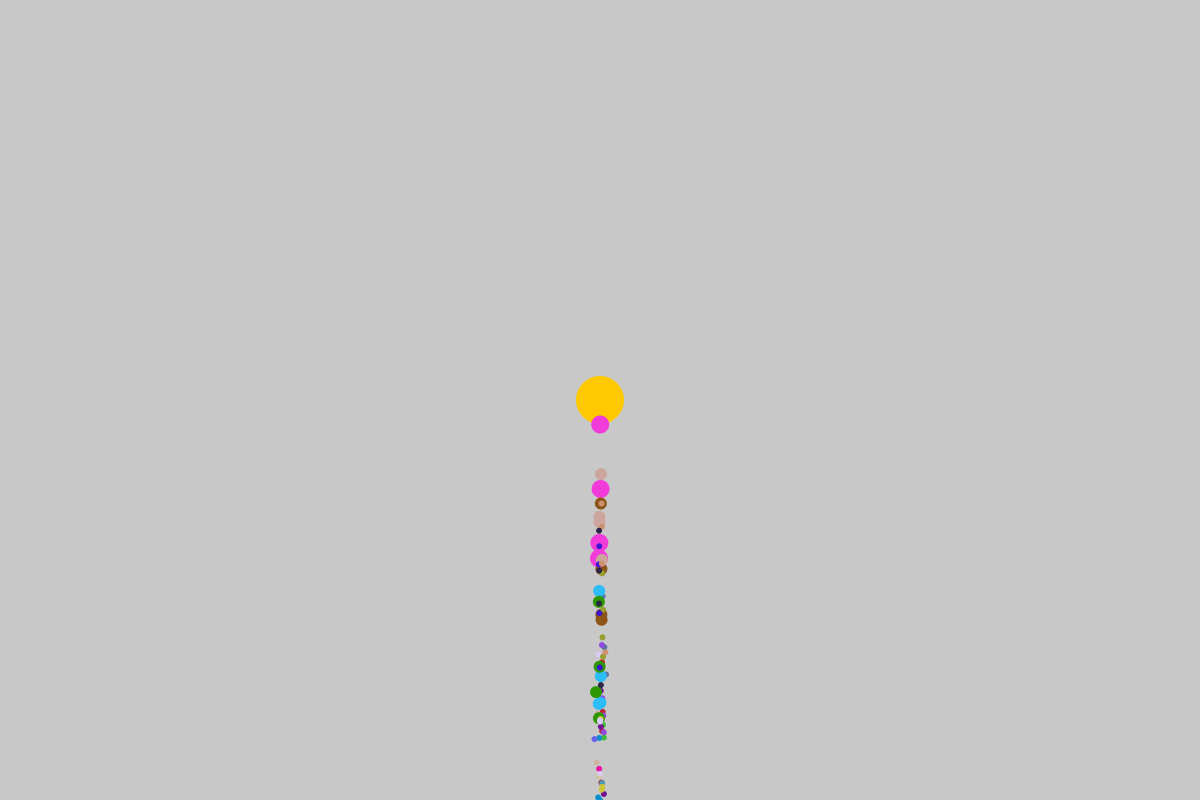
Frame 1 (no input)
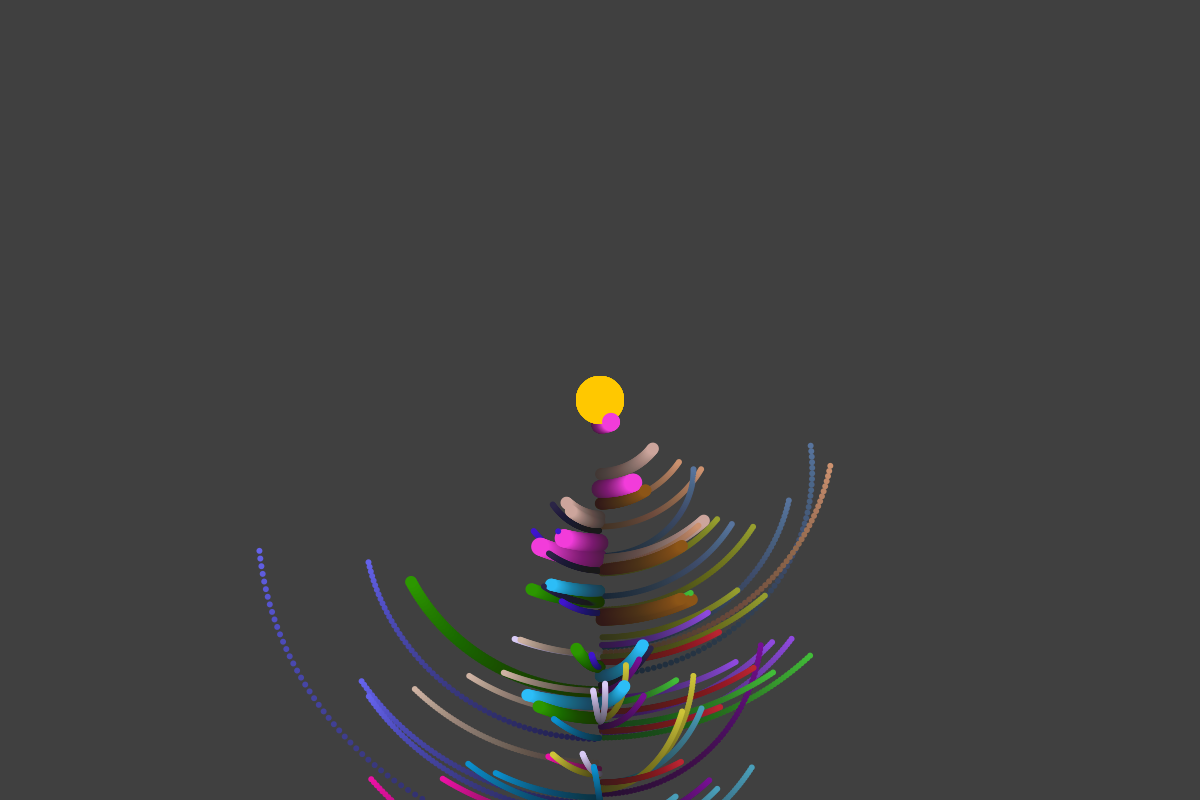
Frame 60 (the mouse pressed at the canvas centre just before this capture)
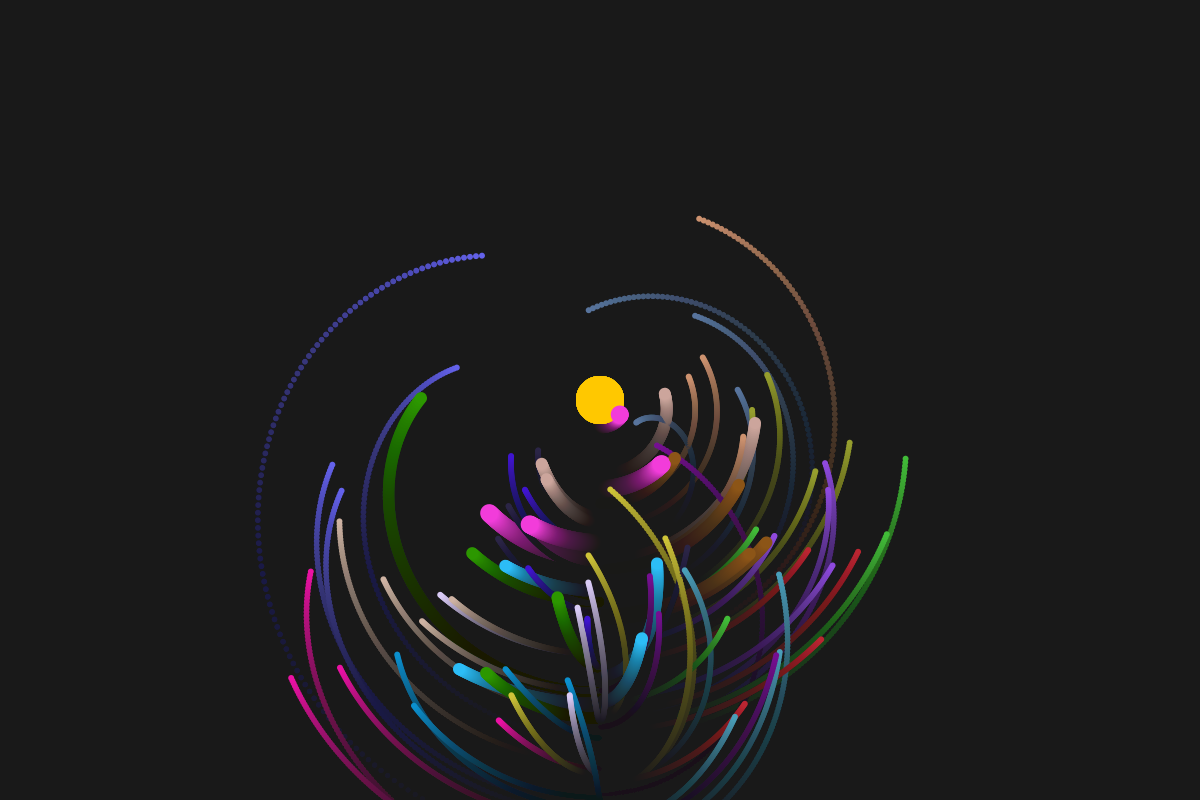
Frame 120 (the mouse held since frame 60 and released just before this capture)

The Processing sketch that drew these frames (run headless with seeded random() and noise(); from frame 60 on, the mouse is pressed at the canvas centre):

// Processing sketch: Day_7_solar_System_2
// ── Day_7_solar_System_2.pde
planet sun;
//int nPlanets = 20;
//ArrayList<planet> planets = new ArrayList<planet>();
//int nGen = 3;



void setup()
{
  size(1200,800);
  sun = new planet(3);
  sun.size = 80;
  sun.col = color(255,200,0);
 sun.dist = 0;
 sun.speed = 0;
  
}

void draw()
{
  noStroke();
  fill(0,0,0,5); //fill above the shape
  rect(0,0,width,height);
  translate(width/2,height/2);
  scale(0.6);
  sun.draw();
 sun.update();
}

// ── planet_class.pde
class planet //describes the aspects of a planet. Base attributes.

{
  float speed = 1.0; //Determine properties with float.
   float angle = 0.0;
   float dist = 100.0;
   float size = 10.0;
   color col = color(255,255,255);
   int nMoons = 0;
   int gen = 2;
   ArrayList<planet> moons = new ArrayList<planet>();

planet(int _gen)
{
  this.gen = _gen;
  this.speed =random(-1,1);
  this.dist = random(20,300);
  if(this.gen > 0)
  {
    this.nMoons = 4;//floor(random(9));
  }
  else
  {
    this.nMoons = 0;
  }
  this.col= color(random(0,255), random(0,255), random(0,255));
   for(int i=0; i<this.nMoons; i = i +1 ) //everythinh within the curly brakcets will be repeated. The for implies the creation of a loop.
  {
    planet aMoon = new planet(_gen - 1);
    aMoon.col = this.col;
   // aMoon.gen = this.gen - 1;
   aMoon.size=(aMoon.gen+1)*10;
    this.moons.add(aMoon);
  }
  //nGen = nGen -1;
}

void update() //Planet can update its own rotation.
{
  this.angle = this.angle + this.speed;
   
}

void draw()
{
  pushMatrix();
  rotate(radians(this.angle));
  translate(0,this.dist);
  fill(this.col);
  circle (0,0,this.
  size); //drawing the circle
   for(int i=0; i<this.nMoons; i = i +1)
  {
    
    planet aMoon = this.moons.get(i);
    aMoon.update();
    aMoon.draw();
  }
  popMatrix(); //restores coordinate system to original state
   }
}
